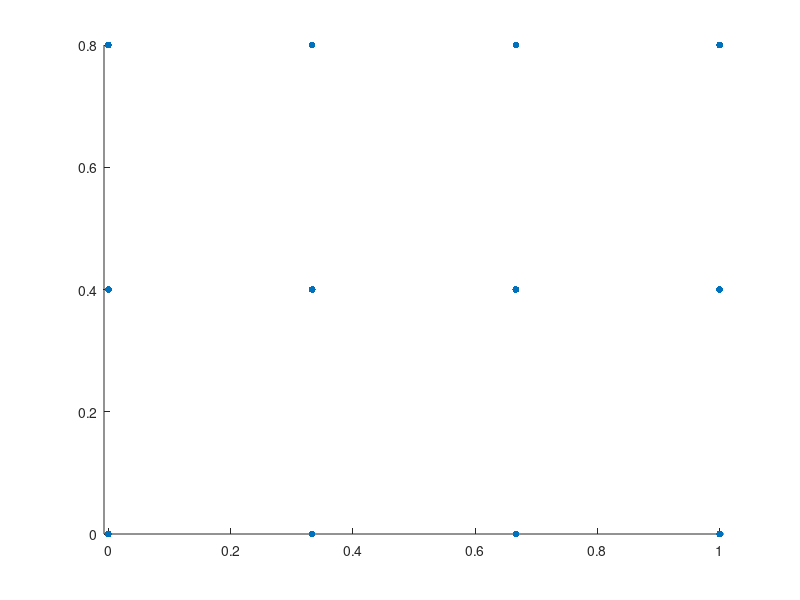

MATLAB code to generate this figure: (Note: this script raises an error after producing the figure.)
function heat2D_FEA_project()
% ENGR 4350/6350 — Project 2: 2-D steady heat conduction (FEM)
% 1. Inputs 
% 2. Dirichlet BCs
% 3. Neumann BC
% 4. Mesh
% 5. Assembly 
% 6. Boundary Conditions
% 7. Post Processing
% 8. Mesh Generation
% 9. Element / Shape Function
% 10. Assembly 
% 11. Boundary Helpers
% 12. Dirichlet Solver 




% 1) Inputs
k  = 20.0;
Lx = 1.0;
Ly = 0.8;  
order = 1;            
nx = 3; 
ny = 2;       

% Dirichlet BC
T_left   = 400;       
use_Tleft = true;


% Neumann BC
q_top    = 1.0e4;     
use_qtop = true;

% Mesh
mesh = make_rect_mesh(Lx,Ly,nx,ny,order);
fprintf('Mesh: %d elements, %d nodes (order=%s)\n', mesh.ne, mesh.nn, tern(order==1,'Q4','Q9'));

% Assembly
[K,F] = assemble_global_conduction(mesh,k);

% Boundary Conditions
bc = struct;
if use_Tleft
    left_nodes = find(abs(mesh.X(:)) < 1e-12);
    bc.dir_nodes = left_nodes(:);
    bc.dir_vals  = T_left*ones(numel(left_nodes),1);
else
    bc.dir_nodes = [];
    bc.dir_vals  = [];
end


if use_qtop
    top_edge = boundary_edge(mesh,'top');
    F = apply_edge_flux(F,mesh,top_edge,@(x,y) q_top);
end

[T, free, fixed_pack] = solve_with_dirichlet(K,F,bc);

% Post-Processing
[gpXY, fluxXY, dTdx_gp, dTdy_gp] = post_flux_on_gauss(mesh,k,T);
report_and_plots(mesh,T,gpXY,fluxXY,dTdx_gp,dTdy_gp,order);
disp_table_T(mesh,T);

writematrix([(1:mesh.nn).', mesh.X(:), mesh.Y(:), T(:)], 'nodal_temperatures.csv');
fprintf('Saved nodal temperatures to nodal_temperatures.csv\n');
end

% Mesh Generation
function mesh = make_rect_mesh(Lx,Ly,nx,ny,order)
if order==1
    [Xg,Yg] = ndgrid(linspace(0,Lx,nx+1), linspace(0,Ly,ny+1));
    node_id = @(i,j) (j-1)*(nx+1) + i;
    conn = zeros(nx*ny,4); e=0;
    for j=1:ny
        for i=1:nx
            e=e+1;
            n1=node_id(i,  j);
            n2=node_id(i+1,j);
            n3=node_id(i+1,j+1);
            n4=node_id(i,  j+1);
            conn(e,:)=[n1 n2 n3 n4];
        end
    end
    X=Xg(:); 
    Y=Yg(:);
elseif order==2
    xs = linspace(0,Lx,2*nx+1);
    ys = linspace(0,Ly,2*ny+1);
    [Xg,Yg] = ndgrid(xs,ys);
    node_id = @(i,j) (j-1)*(2*nx+1)+i;
    conn = zeros(nx*ny,9); 
    e=0;
    for j=1:ny
        for i=1:nx
            e=e+1; i0=2*(i-1)+1; j0=2*(j-1)+1;
            n11=node_id(i0,  j0  ); n12=node_id(i0+1,j0  ); n13=node_id(i0+2,j0  );
            n21=node_id(i0,  j0+1); n22=node_id(i0+1,j0+1); n23=node_id(i0+2,j0+1);
            n31=node_id(i0,  j0+2); n32=node_id(i0+1,j0+2); n33=node_id(i0+2,j0+2);
            conn(e,:)=[n11 n13 n33 n31 n12 n23 n32 n21 n22];
        end
    end
    X=Xg(:); 
    Y=Yg(:);
else
    error('order must be 1 (Q4) or 2 (Q9)');
end
mesh.X=X; 
mesh.Y=Y; 
mesh.conn=conn;
mesh.nn=numel(X); 
mesh.ne=size(conn,1); 
mesh.order=order;
end

% Element / Shape Function
function [N,dN_dxi,dN_deta,wts,xis,etas]=element_shape(order,rule)
if order==1
    if nargin<2, rule=2; end
    [gp1,w1]=gauss1D(rule);
    [xis,etas]=meshgrid(gp1,gp1);
    [wx,wy]=meshgrid(w1,w1);
    wts=wx(:).*wy(:); 
    xis=xis(:); 
    etas=etas(:);
    m=numel(xis);
    N=zeros(m,4); 
    dN_dxi=zeros(m,4); 
    dN_deta=zeros(m,4);
    for g=1:m
        xi=xis(g); 
        eta=etas(g);
        N(g,:)=0.25*[(1-xi)*(1-eta),(1+xi)*(1-eta),(1+xi)*(1+eta),(1-xi)*(1+eta)];
        dN_dxi(g,:) =0.25*[-(1-eta),(1-eta),(1+eta),-(1+eta)];
        dN_deta(g,:)=0.25*[-(1-xi),-(1+xi),(1+xi),(1-xi)];
    end
else
    if nargin<2, rule=3; end
    [gp1,w1]=gauss1D(rule);
    [xis,etas]=meshgrid(gp1,gp1);
    [wx,wy]=meshgrid(w1,w1);
    wts=wx(:).*wy(:); 
    xis=xis(:); 
    etas=etas(:);
    m=numel(xis);
    N=zeros(m,9); 
    dN_dxi=zeros(m,9); 
    dN_deta=zeros(m,9);
    for g=1:m
        xi=xis(g); 
        eta=etas(g);
        L=@(t)[0.5*t.*(t-1),(1-t.^2),0.5*t.*(t+1)];
        dL=@(t)[t-0.5,-2*t,t+0.5];
        Lx=L(xi); 
        Ly=L(eta); 
        dLx=dL(xi); 
        dLy=dL(eta);
        M=[1 5 2;8 9 6;4 7 3];
        for r=1:3
            for c=1:3
                id=M(r,c);
                N(g,id)=Lx(c)*Ly(r);
                dN_dxi(g,id)=dLx(c)*Ly(r);
                dN_deta(g,id)=Lx(c)*dLy(r);
            end
        end
    end
end
end

function [gp,w]=gauss1D(n)
switch n
    case 1, gp=0; w=2;
    case 2, gp=[-1 1]/sqrt(3); w=[1 1];
    case 3, gp=[-sqrt(3/5),0,sqrt(3/5)]; w=[5/9,8/9,5/9];
    otherwise, error('use n=1..3');
end
end

% Assembly 
function [K,F]=assemble_global_conduction(mesh,k)
nn=mesh.nn; 
ne=mesh.ne;
K=zeros(nn,nn); 
F=zeros(nn,1);
for e=1:ne
    nodes=mesh.conn(e,:); 
    xe=mesh.X(nodes); 
    ye=mesh.Y(nodes);
    if mesh.order==1, 
        rule=2; 
    else, r
        ule=3; 
    end
    [N,dN_dxi,dN_deta,wts,xis,etas]=element_shape(mesh.order,rule);
    m=numel(wts); 
    Ke=zeros(numel(nodes));
    for g=1:m
        J=[dN_dxi(g,:)*xe, dN_deta(g,:)*xe;
           dN_dxi(g,:)*ye, dN_deta(g,:)*ye];
        detJ=det(J);
        if detJ<=0, error('Non-positive detJ in element %d',e); 
        end
        invJ=inv(J);
        dNdxdy=[dN_dxi(g,:);dN_deta(g,:)]'*invJ;
        B=dNdxdy.';
        Ke=Ke+(k*(B.'*B))*detJ*wts(g);
    end
    K(nodes,nodes)=K(nodes,nodes)+Ke;
end
end

% Boundary Helpers
function edge = boundary_edge(mesh,which)
edge = [];
tol = 1e-12;
for e=1:mesh.ne
    nodes = mesh.conn(e,:);
    xe = mesh.X(nodes); 
    ye = mesh.Y(nodes);
    switch which
        case 'bottom'
            if all(abs(ye([1 2]) - 0) < tol), edge = [edge; e 1]; end
        case 'right'
            if all(abs(xe([2 3]) - max(mesh.X)) < tol), edge = [edge; e 2]; end
        case 'top'
            if all(abs(ye([3 4]) - max(mesh.Y)) < tol), edge = [edge; e 3]; end
        case 'left'
            if all(abs(xe([4 1]) - 0) < tol), edge = [edge; e 4]; end
        otherwise
            error('which ∈ {bottom,right,top,left}');
    end
end
end

function F = apply_edge_flux(F,mesh,edge_list,qn_fun)
for r=1:size(edge_list,1)
    e = edge_list(r,1); 
    ledge = edge_list(r,2);
    nodes = mesh.conn(e,:);
    xe = mesh.X(nodes); 
    ye = mesh.Y(nodes);
    [gp,w] = gauss1D(2);
    for g=1:numel(gp)
        s = gp(g); 
        wt = w(g);
        switch ledge
            case 1, N = [(1-s)/2 (1+s)/2 0 0];   
                ids=[1 2];
            case 2, N = [0 (1-s)/2 (1+s)/2 0];   
                ids=[2 3];
            case 3, N = [0 0 (1-s)/2 (1+s)/2];   
                ids=[3 4];
            case 4, N = [(1+s)/2 0 0 (1-s)/2];   
                ids=[4 1];
        end
        xg = N * xe(:); 
        yg = N * ye(:);
        qn = qn_fun(xg,yg);
        dxds = 0.5*(xe(ids(2))-xe(ids(1)));
        dyds = 0.5*(ye(ids(2))-ye(ids(1)));
        Jedge = hypot(dxds,dyds);
        F(nodes(1:4)) = F(nodes(1:4)) + N.' * (qn * Jedge * wt);
    end
end
end

% Dirichlet Solver  
function [T,free,fixed_pack]=solve_with_dirichlet(K,F,bc)
nn=size(K,1);
T=nan(nn,1);
fixed=unique(bc.dir_nodes(:));
T(fixed)=bc.dir_vals(:);
free=setdiff((1:nn)',fixed);
F_mod=F(free)-K(free,fixed)*T(fixed);
K_mod=K(free,free);
T(free)=K_mod\F_mod;
fixed_pack.fixed=fixed; 
fixed_pack.Tfixed=T(fixed);
end


function [gpXY,fluxXY,dTdx_gp,dTdy_gp]=post_flux_on_gauss(mesh,k,T)
if mesh.order==1, 
    rule=2; 
else, 
    rule=3; 
end

[~,dN_dxi,dN_deta,wts,xis,etas]=element_shape(mesh.order,rule);
gpXY=[]; 
fluxXY=[]; 
dTdx_gp=[]; 
dTdy_gp=[];
for e=1:mesh.ne
    nodes=mesh.conn(e,:); xe=mesh.X(nodes); ye=mesh.Y(nodes); Te=T(nodes);
    for g=1:numel(wts)
        J=[dN_dxi(g,:)*xe, dN_deta(g,:)*xe;dN_dxi(g,:)*ye, dN_deta(g,:)*ye];
        invJ=inv(J);
        dNdxdy=[dN_dxi(g,:);dN_deta(g,:)]'*invJ;
        gradT=dNdxdy.'*Te;
        q=-k*gradT;
        xi=xis(g); 
        eta=etas(g);
        N=0.25*[(1-xi)*(1-eta),(1+xi)*(1-eta),(1+xi)*(1+eta),(1-xi)*(1+eta)].';
        xg=N.'*xe; 
        yg=N.'*ye;
        gpXY=[gpXY; xg yg]; fluxXY=[fluxXY; q.'];
        dTdx_gp=[dTdx_gp; gradT(1)]; dTdy_gp=[dTdy_gp; gradT(2)];
    end
end
end

function report_and_plots(mesh,T,gpXY,fluxXY,dTdx_gp,dTdy_gp,order)
figure('Name','Numbering'); hold on; axis equal tight;
scatter(mesh.X,mesh.Y,25,'filled'); text(mesh.X,mesh.Y,string(1:mesh.nn), 'FontSize',8);
for e=1:mesh.ne
    nodes=mesh.conn(e,:); xc=mean(mesh.X(nodes)); yc=mean(mesh.Y(nodes));
    text(xc,yc,sprintf('e%d',e),'Color',[0.85 0 0.2],'FontWeight','bold');
end


title(sprintf('Global node numbers and element labels (%s)', tern(order==1,'Q4','Q9')));
xlabel('x [m]'); ylabel('y [m]'); grid on;

figure('Name','Temperature Contour');
F=scatteredInterpolant(mesh.X,mesh.Y,T,'linear','linear');
[xg,yg]=meshgrid(linspace(min(mesh.X),max(mesh.X),101), linspace(min(mesh.Y),max(mesh.Y),101));
Tg=F(xg,yg);
contourf(xg,yg,Tg,20,'LineColor','none'); colorbar; axis equal tight;
title('Temperature field T(x,y)'); xlabel('x [m]'); ylabel('y [m]'); grid on;

figure('Name','Heat Flux');
quiver(gpXY(:,1),gpXY(:,2),fluxXY(:,1),fluxXY(:,2),'AutoScale','on');
axis equal tight; title('Heat-flux vectors q = -k ∇T (Gauss points)');
xlabel('x [m]'); ylabel('y [m]'); grid on;
end

function disp_table_T(mesh,T)
tab=table((1:mesh.nn).',mesh.X(:),mesh.Y(:),T(:), ...
    'VariableNames',{'Node','x','y','T'});
fprintf('\n=== Nodal Temperatures (K) ===\n'); disp(tab);
end

function s=tern(cond,a,b)
if cond, s=a; else, s=b; end
end
